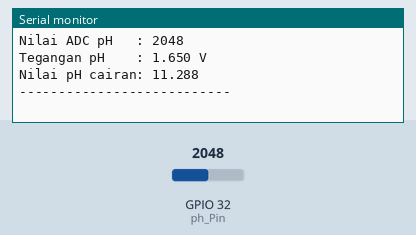
A sketch run on a simulated ESP32. Parts: the last lines printed to the serial monitor. The inputs (shaded band) are chosen by the test bench; at power-on: GPIO 32 (ph_Pin) = 2048.

Above: at 1.2 s.
1.3 s: GPIO 32 (ph_Pin) set to 2866
At 2.7 s:
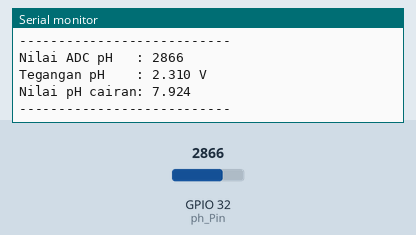
2.8 s: GPIO 32 (ph_Pin) set to 3603
At 4.1 s:
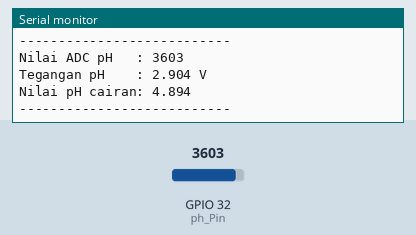
Timing chart, 0 to 5.8 s (numbered marks = the images above; inputs shaded):
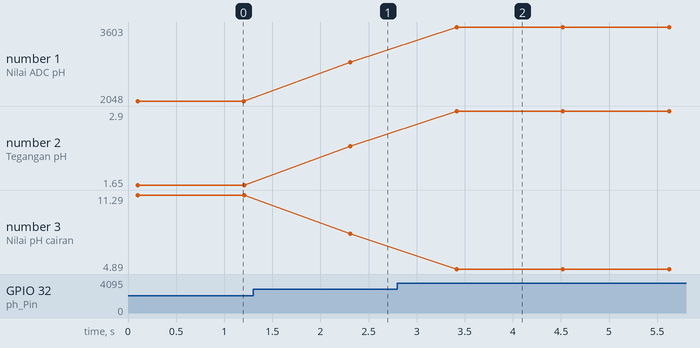

Measured:
- after the input at 1.3 s, the serial monitor: prints a new line after 1.0 s (image 1)
- after the input at 2.8 s, the serial monitor: prints a new line after 0.61 s (image 2)
- plotted number 1: 2048 → 2866 after the input at 1.3 s, 2866 → 3603 after the input at 2.8 s
- plotted number 2: 1.65 → 2.31 after the input at 1.3 s, 2.31 → 2.9 after the input at 2.8 s
- plotted number 3: 11.29 → 7.92 after the input at 1.3 s, 7.92 → 4.89 after the input at 2.8 s

The sketch:

SensorPh.ino
```cpp
// Tidak perlu WiFi.h jika tidak digunakan
// #include <WiFi.h>

const int ph_Pin = 32; // Pin input sensor pH (gunakan pin ADC ESP32)

// Fungsi rata-rata pembacaan ADC
float readAverage(int pin, int samples) {
  long sum = 0;
  for (int i = 0; i < samples; i++) {
    sum += analogRead(pin);
    delay(10);
  }
  return sum / (float)samples;
}

void setup() {
  Serial.begin(115200);
  pinMode(ph_Pin, INPUT);
}

void loop() {
  int samples = 10;
  int nilai_analog_pH = readAverage(ph_Pin, samples);

  // Konversi nilai ADC (0 - 4095) ke Tegangan (0 - 3.3V)
  float tegangan_pH = (nilai_analog_pH * 3.3) / 4095.0;

  // Kalibrasi berdasarkan dua titik: pH 7 = 2.490V dan pH 4 = 3.078V
  float pH = -5.102 * tegangan_pH + 19.708;

  // Tampilkan hasil ke Serial Monitor
  Serial.print("Nilai ADC pH   : ");
  Serial.println(nilai_analog_pH);
  Serial.print("Tegangan pH    : ");
  Serial.print(tegangan_pH, 3);
  Serial.println(" V");
  Serial.print("Nilai pH cairan: ");
  Serial.println(pH, 3);
  Serial.println("---------------------------");

  delay(1000); // delay antar pembacaan
}
```
